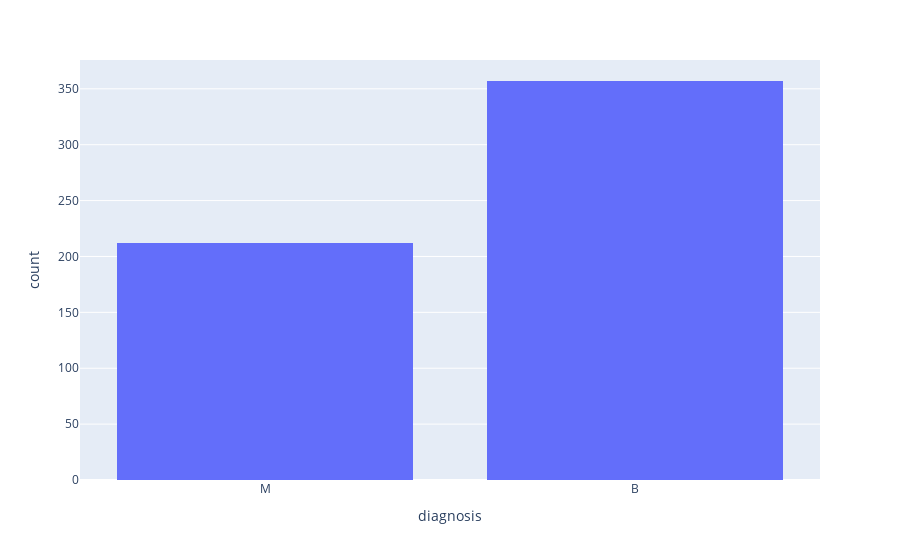

This figure's notebook cell:
### Code cell
# plt.figure(figsize=(7,12))
px.histogram(data, x='diagnosis')
# plt.show()

### Figure 1 — Plotly figure (JSON) as saved in the notebook; plotly's stock layout.template omitted (floating-point values rounded to 4 significant figures; data arrays with more than 128 entries replaced by an {"elided": "..."} marker saying what was removed)
{"data": [{"alignmentgroup": "True", "bingroup": "x", "hovertemplate": "diagnosis=%{x}<br>count=%{y}<extra></extra>", "legendgroup": "", "marker": {"color": "#636efa", "pattern": {"shape": ""}}, "name": "", "offsetgroup": "", "orientation": "v", "showlegend": false, "type": "histogram", "x": {"elided": "569 str values"}, "xaxis": "x", "yaxis": "y"}], "layout": {"barmode": "relative", "legend": {"tracegroupgap": 0}, "margin": {"t": 60}, "xaxis": {"anchor": "y", "domain": [0, 1], "title": {"text": "diagnosis"}}, "yaxis": {"anchor": "x", "domain": [0, 1], "title": {"text": "count"}}}}
